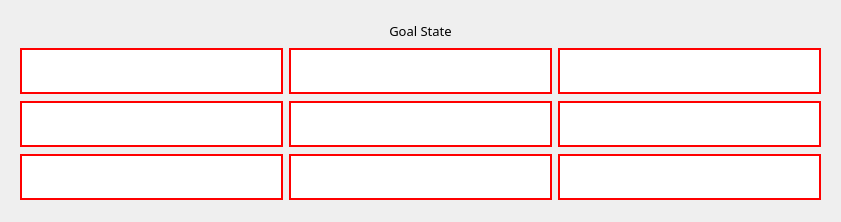
        <widget class="QWidget" name="goal_state" native="true">
         <property name="sizePolicy">
          <sizepolicy hsizetype="Preferred" vsizetype="Preferred">
           <horstretch>0</horstretch>
           <verstretch>0</verstretch>
          </sizepolicy>
         </property>
         <property name="styleSheet">
          <string notr="true">border: none;</string>
         </property>
         <layout class="QGridLayout" name="gridLayout_5">
          <item row="0" column="0">
           <widget class="QWidget" name="goal" native="true">
            <property name="minimumSize">
             <size>
              <width>200</width>
              <height>200</height>
             </size>
            </property>
            <layout class="QGridLayout" name="gridLayout_7">
             <item row="3" column="1">
              <widget class="QLineEdit" name="g4">
               <property name="font">
                <font>
                 <family>Arial Rounded MT Bold</family>
                 <pointsize>22</pointsize>
                </font>
               </property>
               <property name="styleSheet">
                <string notr="true">background: #ffffff; border: 2px solid red;</string>
               </property>
               <property name="maxLength">
                <number>1</number>
               </property>
               <property name="alignment">
                <set>Qt::AlignCenter</set>
               </property>
               <property name="clearButtonEnabled">
                <bool>false</bool>
               </property>
              </widget>
             </item>
             <item row="4" column="2">
              <widget class="QLineEdit" name="g8">
               <property name="font">
                <font>
                 <family>Arial Rounded MT Bold</family>
                 <pointsize>22</pointsize>
                </font>
               </property>
               <property name="styleSheet">
                <string notr="true">background: #ffffff; border: 2px solid red;</string>
               </property>
               <property name="maxLength">
                <number>1</number>
               </property>
               <property name="alignment">
                <set>Qt::AlignCenter</set>
               </property>
               <property name="clearButtonEnabled">
                <bool>false</bool>
               </property>
              </widget>
             </item>
             <item row="2" column="2">
              <widget class="QLineEdit" name="g2">
               <property name="font">
                <font>
                 <family>Arial Rounded MT Bold</family>
                 <pointsize>22</pointsize>
                </font>
               </property>
               <property name="styleSheet">
                <string notr="true">background: #ffffff; border: 2px solid red;</string>
               </property>
               <property name="maxLength">
                <number>1</number>
               </property>
               <property name="alignment">
                <set>Qt::AlignCenter</set>
               </property>
               <property name="clearButtonEnabled">
                <bool>false</bool>
               </property>
              </widget>
             </item>
             <item row="3" column="2">
              <widget class="QLineEdit" name="g5">
               <property name="font">
                <font>
                 <family>Arial Rounded MT Bold</family>
                 <pointsize>22</pointsize>
                </font>
               </property>
               <property name="styleSheet">
                <string notr="true">background: #ffffff; border: 2px solid red;</string>
               </property>
               <property name="maxLength">
                <number>1</number>
               </property>
               <property name="alignment">
                <set>Qt::AlignCenter</set>
               </property>
               <property name="clearButtonEnabled">
                <bool>false</bool>
               </property>
              </widget>
             </item>
             <item row="4" column="1">
              <widget class="QLineEdit" name="g7">
               <property name="font">
                <font>
                 <family>Arial Rounded MT Bold</family>
                 <pointsize>22</pointsize>
                </font>
               </property>
               <property name="styleSheet">
                <string notr="true">background: #ffffff; border: 2px solid red;</string>
               </property>
               <property name="maxLength">
                <number>1</number>
               </property>
               <property name="alignment">
                <set>Qt::AlignCenter</set>
               </property>
               <property name="clearButtonEnabled">
                <bool>false</bool>
               </property>
              </widget>
             </item>
             <item row="2" column="1">
              <widget class="QLineEdit" name="g1">
               <property name="font">
                <font>
                 <family>Arial Rounded MT Bold</family>
                 <pointsize>22</pointsize>
                </font>
               </property>
               <property name="styleSheet">
                <string notr="true">background: #ffffff; border: 2px solid red;</string>
               </property>
               <property name="maxLength">
                <number>1</number>
               </property>
               <property name="alignment">
                <set>Qt::AlignCenter</set>
               </property>
               <property name="clearButtonEnabled">
                <bool>false</bool>
               </property>
              </widget>
             </item>
             <item row="3" column="0">
              <widget class="QLineEdit" name="g3">
               <property name="font">
                <font>
                 <family>Arial Rounded MT Bold</family>
                 <pointsize>22</pointsize>
                </font>
               </property>
               <property name="styleSheet">
                <string notr="true">background: #ffffff; border: 2px solid red;</string>
               </property>
               <property name="maxLength">
                <number>1</number>
               </property>
               <property name="alignment">
                <set>Qt::AlignCenter</set>
               </property>
               <property name="clearButtonEnabled">
                <bool>false</bool>
               </property>
              </widget>
             </item>
             <item row="4" column="0">
              <widget class="QLineEdit" name="g6">
               <property name="font">
                <font>
                 <family>Arial Rounded MT Bold</family>
                 <pointsize>22</pointsize>
                </font>
               </property>
               <property name="styleSheet">
                <string notr="true">background: #ffffff; border: 2px solid red;</string>
               </property>
               <property name="maxLength">
                <number>1</number>
               </property>
               <property name="alignment">
                <set>Qt::AlignCenter</set>
               </property>
               <property name="clearButtonEnabled">
                <bool>false</bool>
               </property>
              </widget>
             </item>
             <item row="2" column="0">
              <widget class="QLineEdit" name="g0">
               <property name="font">
                <font>
                 <family>Arial Rounded MT Bold</family>
                 <pointsize>22</pointsize>
                </font>
               </property>
               <property name="styleSheet">
                <string notr="true">background: #ffffff; border: 2px solid red;</string>
               </property>
               <property name="maxLength">
                <number>1</number>
               </property>
               <property name="alignment">
                <set>Qt::AlignCenter</set>
               </property>
               <property name="clearButtonEnabled">
                <bool>false</bool>
               </property>
              </widget>
             </item>
             <item row="1" column="0" colspan="3">
              <widget class="QLabel" name="goalLabel">
               <property name="sizePolicy">
                <sizepolicy hsizetype="Preferred" vsizetype="Preferred">
                 <horstretch>0</horstretch>
                 <verstretch>0</verstretch>
                </sizepolicy>
               </property>
               <property name="minimumSize">
                <size>
                 <width>40</width>
                 <height>20</height>
                </size>
               </property>
               <property name="maximumSize">
                <size>
                 <width>16777215</width>
                 <height>20</height>
                </size>
               </property>
               <property name="font">
                <font>
                 <family>Arial Rounded MT Bold</family>
                 <pointsize>10</pointsize>
                </font>
               </property>
               <property name="text">
                <string>Goal State</string>
               </property>
               <property name="scaledContents">
                <bool>false</bool>
               </property>
               <property name="alignment">
                <set>Qt::AlignCenter</set>
               </property>
              </widget>
             </item>
            </layout>
           </widget>
          </item>
         </layout>
        </widget>
